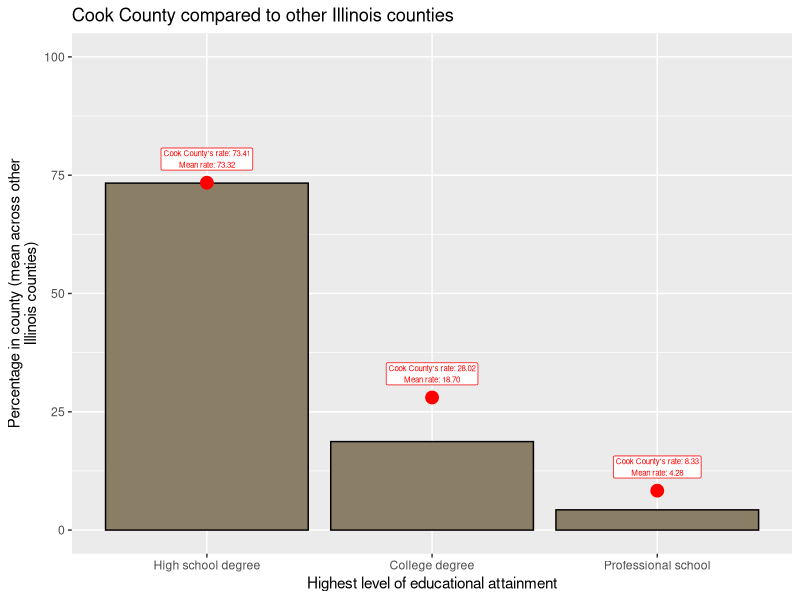
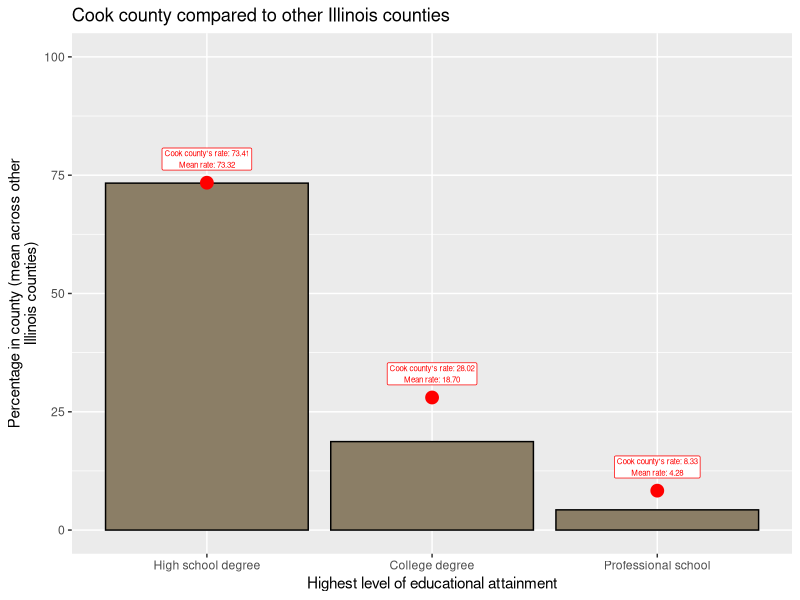
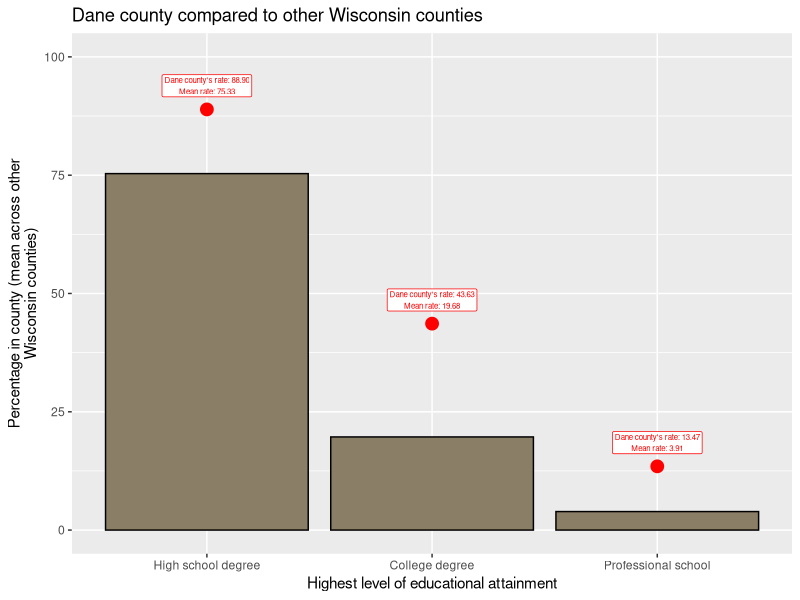
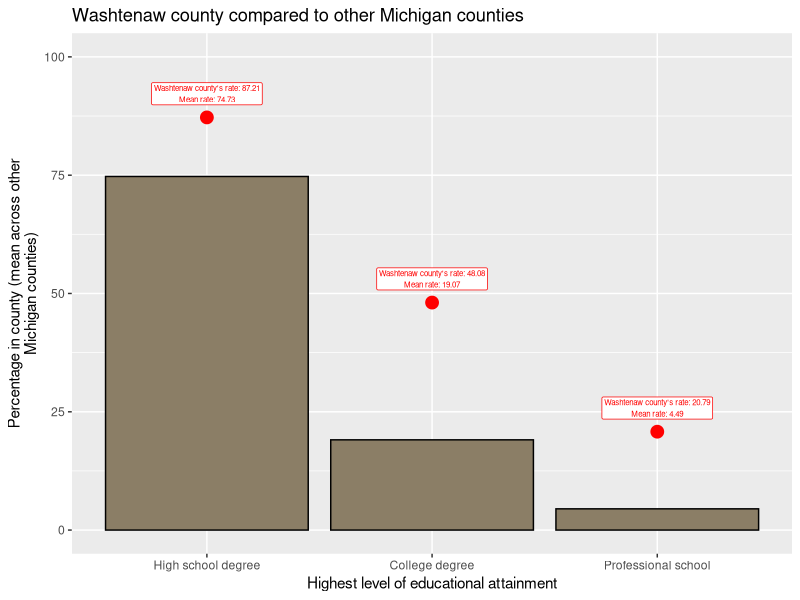

Here is the R script that generated these plots, in order:
## ---- chunk 1
#| echo: false
#| output: true
library(tidyverse)
library(ggplot2)
library(reshape2)

#creates a new dataset that pulls the summarizes the 3 variables and binds the summary with the row values for cook county. then reshapes the dataset so that the mutated variable columns are now part of rows and created a variable description as well. 
stats_comparison <- rbind.data.frame(midwest %>%
            filter(state == "IL" & county != "COOK") %>%
            summarise(hsd = mean(perchsd), college =  mean(percollege), 
                      professional = mean(percprof)) %>%
            mutate(category = "other"),
            midwest %>%
            filter(state == "IL" & county == "COOK") %>%
            summarise(hsd = mean(perchsd), college =  mean(percollege), 
                      professional = mean(percprof)) %>%
            mutate(category = "COOK")) %>%
            reshape2::melt(., id.vars = "category") %>%
            mutate(variable_descriptive = 
            factor(case_when(variable == "hsd" ~ "High school degree",
                      variable == "college" ~ "College degree",
                      variable == "professional" ~ "Professional school"),
                levels = c("High school degree",
                           "College degree",
                           "Professional school"),
                ordered = TRUE)) 

stats_toplot <- stats_comparison %>%
          left_join(stats_comparison %>% filter(category == "other") 
                  %>% rename(mean_value = value) %>%
                  select(variable, mean_value),
                  by = "variable") 

            
ggplot(stats_toplot %>% filter(category == "other"), 
       aes(x = variable_descriptive, 
                            y = value)) +
  geom_bar(stat = "identity", color = "black", 
           fill = "wheat4") +
  xlab("Highest level of educational attainment") +
  ylab("Percentage in county (mean across other\nIllinois counties)") +
  geom_point(data = stats_toplot %>% filter(category != "other"),
             aes(x = variable_descriptive, 
                 y = value),
             color = "red", size = 4) +
  geom_label(data = stats_toplot %>% filter(category != "other"),
             aes(x = variable_descriptive, 
                 y = value, 
                 label = sprintf("Cook County's rate: %.2f\nMean rate: %.2f",
                                 value, 
                                 mean_value)),
          color = "red",
          size = 2,
          nudge_y = 5) +
  ylim(0, 100) +
  ggtitle("Cook County compared to other Illinois counties")

## ---- chunk 2
#| echo: false
#| output: true
library(tidyverse)
library(ggplot2)
library(stringr)

comparison_plot <- function(state_name, county_name){
  
  stats_comparison <- rbind.data.frame(midwest %>%
            filter(state == state_name & county != county_name) %>%
            summarise(hsd = mean(perchsd), college =  mean(percollege), 
                      professional = mean(percprof)) %>%
            mutate(category = "other"),
            midwest %>%
            filter(state == state_name & county == county_name) %>%
            summarise(hsd = mean(perchsd), college =  mean(percollege), 
                      professional = mean(percprof)) %>%
            mutate(category = county_name)) %>%
            reshape2::melt(., id.vars = "category") %>%
            mutate(variable_descriptive = 
            factor(case_when(variable == "hsd" ~ "High school degree",
                      variable == "college" ~ "College degree",
                      variable == "professional" ~ "Professional school"),
                levels = c("High school degree",
                           "College degree",
                           "Professional school"),
                ordered = TRUE)) 
  
  stats_toplot <- stats_comparison %>%
          left_join(stats_comparison %>% filter(category == "other") 
                  %>% rename(mean_value = value) %>%
                  select(variable, mean_value),
                  by = "variable") 
  
  p <- ggplot(stats_toplot %>% filter(category == "other"), 
       aes(x = variable_descriptive, 
                            y = value)) +
  geom_bar(stat = "identity", color = "black", 
           fill = "wheat4") +
  xlab("Highest level of educational attainment") +
  ylab(sprintf("Percentage in county (mean across other\n%s counties)",
      state.name[state.abb == state_name])) +
  geom_point(data = stats_toplot %>% filter(category != "other"),
             aes(x = variable_descriptive, 
                 y = value),
             color = "red", size = 4) +
  geom_label(data = stats_toplot %>% filter(category != "other"),
             aes(x = variable_descriptive, 
                 y = value, 
                 label = sprintf("%s county's rate: %.2f\nMean rate: %.2f",
                                 str_to_title(county_name),
                                 value, 
                                 mean_value)),
          color = "red",
          size = 2,
          nudge_y = 5) +
  ylim(0, 100) +
  ggtitle(sprintf("%s county compared to other %s counties",
        str_to_title(county_name),
        state.name[state.abb == state_name]))
  
  return(p)
  
}

comparison_plot(state_name = "IL", county_name = "COOK")
comparison_plot(state_name = "WI", county_name = "DANE")
comparison_plot(state_name = "MI", county_name = "WASHTENAW")

